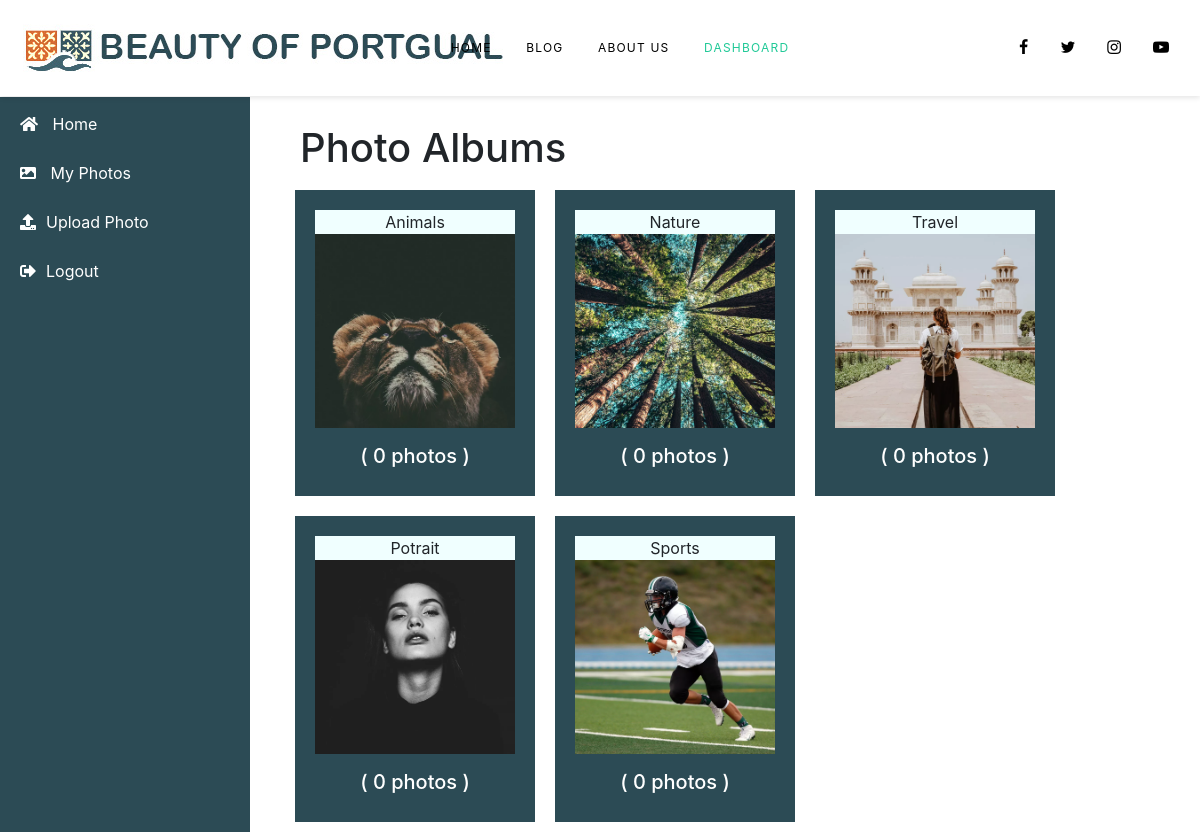
/albums/ (signed in), run on the app's committed database.
### cms/models.py (models this page shows, shortened)
class Category(BaseModel):
    title=models.CharField(max_length=150)
    description = models.TextField(max_length=300)
    thumbnail = models.ImageField(null=True, blank=True, upload_to="images/")
    slug = models.SlugField(unique=True,blank=True, null=True)
    DisplayFields = ['title','description','thumbnail']
    SearchableFields = ['title','description']
    class Meta:
        verbose_name_plural = "categories"

### cms/views.py (the view)
# urls.py: path('albums/', views.albums, name='albums'),
@login_required
def albums(request):
    categories = Category.objects.annotate(
        photo_count=Count('photo', filter=models.Q(photo__user=request.user))
    )
    context = {
        'categories': categories,
    }
    return render(request, 'dashboard/albums.html', context)

### accounts/context_processors.py (called while the page is built)
def user_profile(request):
    if request.user.is_authenticated:
        try:
            profile = CustomUserProfile.objects.get(user=request.user)
        except CustomUserProfile.DoesNotExist:
            profile = None
        return {'user_profile': profile}
    return {}

### cart/context_processors.py (called while the page is built)
def cart_count(request):
    if request.user.is_authenticated:
        cart = Cart.objects.filter(user=request.user).first()
        if cart:
            total_quantity = CartItem.objects.filter(cart=cart).aggregate(total_quantity=models.Sum('quantity'))['total_quantity'] or 0
            return {'cart_count': total_quantity}
    return {'cart_count': 0}

### templates/dashboard/albums.html (shortened to what this page needs)
{% extends 'dashboard/dashboard_base.html' %}
{% block content %}
    <div class="content">
<h1>Photo Albums</h1>
<div class="row  ">
    {% for category in categories %}
        <div class="album_inner">
        <div class="p5 text-center" style="background-color:azure;">{{category.title}}</div>
        <a href="{% url 'album_photos' category.slug %}">
            {% if category.thumbnail %}
                <img src="{{ category.thumbnail.url }}" alt="{{ category.name }}" style="width: 200px; ">
            {% endif %}
        </a>
        <h5 class="text-center mt-3 text-white">( {{ category.photo_count }} photos )</h5>
    </div>
    {% endfor %}
</div>
{% endblock %}

### static/css/style.css (style rules this page uses)
body { line-height: 1.7; color: #4d4d4d; font-weight: 300; font-size: 1rem; }
a { -webkit-transition: .3s all ease; -o-transition: .3s all ease; transition: .3s all ease; }

### templates/dashboard/dashboard_base.html (style rules this page uses)
.content { padding-left: 300px; padding-top:40px; padding-right:100px; border-top:4px solid #20C997; }
.album_inner { background-color: #2c4b55; padding:20px; margin: 10px; }

### data on the page
Category: title "Animals", thumbnail (picture), photo_count "0"
Category: title "Nature", thumbnail (picture), photo_count "0"
Category: title "Travel", thumbnail (picture), photo_count "0"
Category: title "Potrait", thumbnail (picture), photo_count "0"
Category: title "Sports", thumbnail (picture), photo_count "0"
